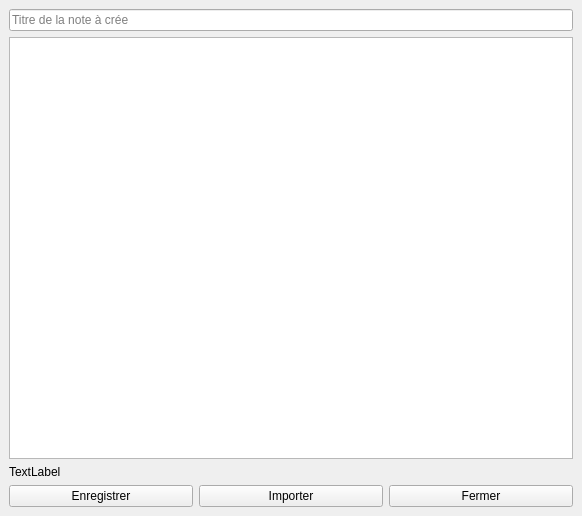
<?xml version="1.0" encoding="UTF-8"?>
<ui version="4.0">
 <class>RegisterNoteWindow</class>
 <widget class="QMainWindow" name="RegisterNoteWindow">
  <property name="geometry">
   <rect>
    <x>0</x>
    <y>0</y>
    <width>582</width>
    <height>516</height>
   </rect>
  </property>
  <property name="windowTitle">
   <string>MainWindow</string>
  </property>
  <widget class="QWidget" name="centralwidget">
   <layout class="QVBoxLayout" name="verticalLayout">
    <item>
     <widget class="QLineEdit" name="title_line_edit">
      <property name="placeholderText">
       <string>Titre de la note à crée</string>
      </property>
     </widget>
    </item>
    <item>
     <widget class="QPlainTextEdit" name="content_text_edit">
      <property name="plainText">
       <string/>
      </property>
      <property name="placeholderText">
       <string>Contenu de la note à crée</string>
      </property>
     </widget>
    </item>
    <item>
     <widget class="QLabel" name="error_label">
      <property name="text">
       <string>TextLabel</string>
      </property>
     </widget>
    </item>
    <item>
     <layout class="QHBoxLayout" name="horizontalLayout">
      <item>
       <widget class="QPushButton" name="register_button">
        <property name="text">
         <string>Enregistrer</string>
        </property>
       </widget>
      </item>
      <item>
       <widget class="QPushButton" name="import_button">
        <property name="text">
         <string>Importer</string>
        </property>
       </widget>
      </item>
      <item>
       <widget class="QPushButton" name="close_button">
        <property name="text">
         <string>Fermer</string>
        </property>
       </widget>
      </item>
     </layout>
    </item>
   </layout>
  </widget>
 </widget>
 <resources/>
 <connections/>
</ui>
